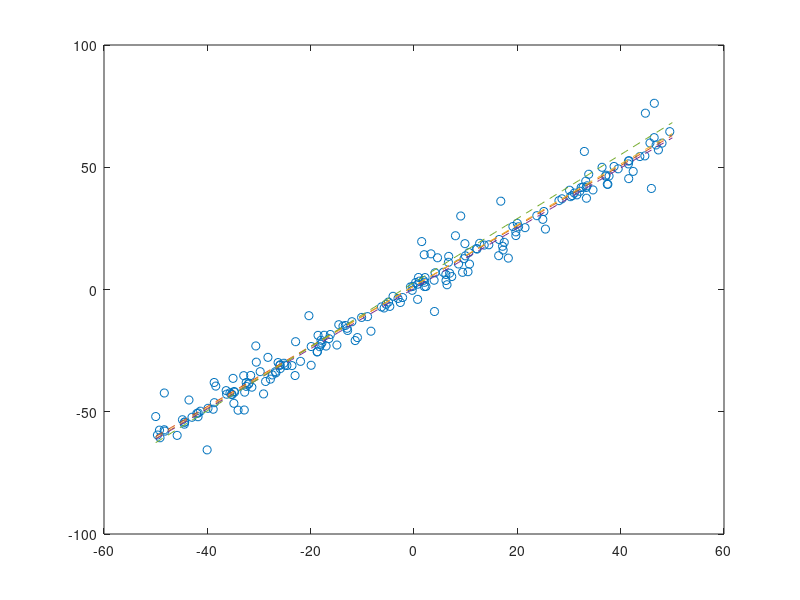

The MATLAB source for this figure:
%A: RANSAC for line fitting
% model: y = ax + b

%% generate data
% data domain: -50, 50
% number of points: 200
% inlier thresholds: 0.5, 1, 2, 5
% inlier ratios: 30%, 50%, 70%, 90%

nb_points = 200;
range = [-50, 50];
inlier_th = [0.5, 1, 2, 5, 99];
inlier_ratios = [0.3, 0.5, 0.7, 0.9];

nb_inside_th = nb_points * [inlier_ratios 1];

temp_length = length(nb_inside_th);
for i=0:temp_length - 2
    nb_inside_th(temp_length - i) = nb_inside_th(temp_length - i) - nb_inside_th(temp_length - 1 - i);
end

% line model
a = 1.24;
b = 0.76;

x = (range(2)-range(1))*rand(nb_points, 1) + range(1);

y_variance = [-20, 20];
y = zeros(nb_points, 1);

for i=1:nb_points
    while 1
        y(i) = a*x(i) + b;
        y(i) = y(i) + (y_variance(2)-y_variance(1))*rand(1, 1) + y_variance(1);

        d = abs(a*x(i) - y(i) + b)/sqrt(a^2 + 1^2);

        y_okay = 0;
        for j=1:length(inlier_th)
            if d < inlier_th(j) && nb_inside_th(j) > 0
                nb_inside_th(j) = nb_inside_th(j) - 1;
                y_okay = 1;
                break;
            end
        end
        if y_okay == 1
            break;
        end
    end
end

test_data = [x y];

clearvars a b x y


%% Estimate model with RANSAC

% variables
% probability that at least one sample has no outliers: 9.99%
% s = sample size, 2 because a line can be modeled with 2 points
no_outlier_prob = 0.999;
sample_size = 2;
nb_iterations = log(1-no_outlier_prob)./log(1-inlier_ratios.^sample_size);

% Because we have 4 thresholds, and 4 ratios, I assume we are going to estimate
% the line 4 times.

a_best = zeros(4, 1);
b_best = zeros(4, 1);

for i=1:length(nb_iterations)
    best_count = 0;
    for j=1:nb_iterations(i)
        line_index = randi([1 200], 2, 1);
        x = test_data(line_index, 1);
        y = test_data(line_index, 2);

        a = (y(2)-y(1))/(x(2)-x(1));
        b = y(1)-x(1)*( (y(2)-y(1)) / (x(2)-x(1)) );

        threshold = inlier_th(i);
        current_count = 0;

        clearvars x y

        for k=1:length(test_data)
            x = test_data(k,1);
            y = test_data(k,2);
            d = abs(a*x - y + b)/sqrt(a^2 + 1^2);
            if d < threshold
                current_count = current_count + 1;
            end
        end

        if current_count > best_count
            best_count = current_count;
            a_best(i) = a;
            b_best(i) = b;
        end
    end
end



%% plotting the resulting line approximations

x = linspace(-50, 50);
y = a_best*x + b_best;

close all;
figure;

plot(test_data(:,1), test_data(:,2), 'o');
hold on;
plot(x, y, '--');
hold off;















